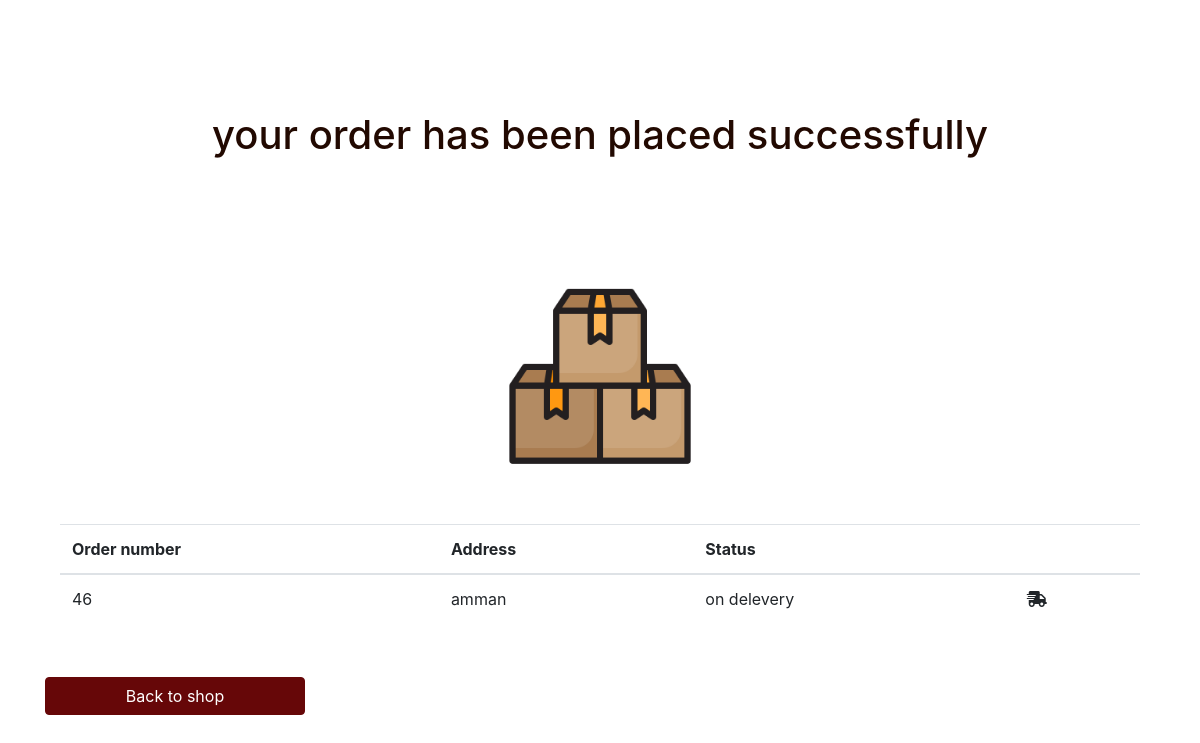
/cart/lastpage.php, run on the app's committed database.
### tables this page shows
CREATE TABLE `orders` (
  `order_id` int(11) NOT NULL,
  `order_details` varchar(255) NOT NULL,
  `order_location` varchar(255) NOT NULL,
  `order_mobile` varchar(255) NOT NULL,
  `order_user_name` varchar(255) NOT NULL,
  `order_date` timestamp NOT NULL DEFAULT current_timestamp(),
  `order_total` varchar(255) NOT NULL,
  `order_status` varchar(255) NOT NULL DEFAULT 'preparing',
  `order_user_id` int(11) NOT NULL
);

### cart/lastpage.php (the view, shortened to what this page needs)
<?php require"config.php"; ?>
<!doctype html>
<html lang="en">
  <head>
    <link rel="stylesheet" href="css/font-awesome.min.css">
    <link rel="stylesheet" href="https://cdnjs.cloudflare.com/ajax/libs/font-awesome/5.8.2/css/all.min.css">
    <link rel="stylesheet" href="https://stackpath.bootstrapcdn.com/bootstrap/4.3.1/css/bootstrap.min.css">
  </head>
  <body>
 <div class="container">
<center><h4 style="color:#220901;font-size:40px;  margin:10% auto   ">your order has been placed successfully</h4></center>
<img src = "image/box.png" width = "200px" class=" mx-auto d-block" >
<div class="section">
			<div class="container">
      <?php
       try {
     $orders = $pdoconnect->prepare('SELECT * FROM orders');
      $orders->execute();
      $products = $orders->fetchAll(PDO::FETCH_ASSOC);
       } catch(PDOExeption $err){
        echo $err->getMessage();
      }
      ?>
  <?php foreach($products as $order ): ?>
<table class="table" style="margin:5% auto">
  <thead>
    <tr>
      <th scope="col">Order number</th>
      <th scope="col">Address</th>
      <th scope="col">Status</th>
      <th scope="col"></th>
    </tr>
  </thead>
  <tbody>
    <tr>
      <td><?php echo $order['order_id'] ; ?></td>
      <td><?php echo $order['order_location'] ; ?></td>
      <td> <?php echo $order['order_status']  ;?></td>
      <td><i class="fas fa-shipping-fast"></i> </td>
    </tr>
  </tbody>
</table>
<?php   break; ?>
<?php endforeach; ?>
</div></div>
<form action="drop.php" method="GET">
<a href="lastpage.php">
    <button type="submit" class="btn btn-danger" style=" background-color:  #660708; width:260px;border-color:#660708; ">Back to shop</button>
    </a></form>
  </div>
  </body>
</html>

### data on the page
orders: order_id "46", order_location "amman", order_status "on delevery"
